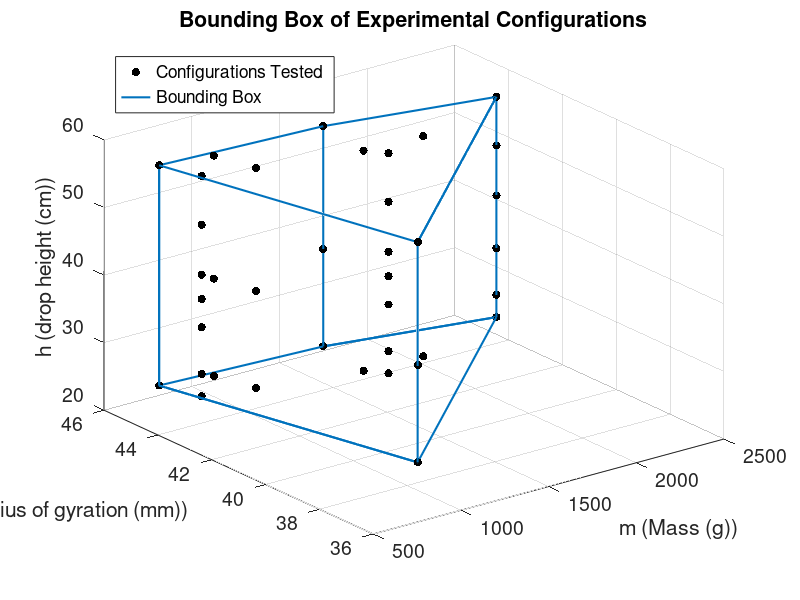

This figure's MATLAB source:
% This script creates a scatter plot of all the configurations tested in
% this experiment.
load configurations_04_12_trimmed_v_and_a;

configs=configurations_04_12_trimmed_v_and_a;

drop_height=[23.3,26.6,29.9,33.5,37.7,41.3,45.2,48.7,52.8,55.9]; % cm
passes=[];
mass=[];
r=[];
h_ID=[];

for m=1:length(configs)
    passes=[passes configs(m).passes];
    for n=1:configs(m).total_runs
        mass=[mass configs(m).m];
        r=[r configs(m).r];
        h_ID=[h_ID configs(m).h];
    end
end

h_actual=zeros(size(h_ID));
for m=1:length(h_actual)
    h_actual(m)=drop_height(h_ID(m));
end

scatter3(mass,r,h_actual,'filled','MarkerFaceColor','k');


boundingBox1=...
    [
        716.5,45.3632,23.3;
        716.5,45.3632,55.9;
        1044.4,37.8963,55.9;
        1044.4,37.8963,23.3;
        716.5,45.3632,23.3;
        1044.4,37.8963,23.3;
        2460.7,44.1993,23.3;
        2460.7,44.1993,55.9;
        1044.4,37.8963,55.9;
        2460.7,44.1993,55.9;
        1610.6,45.0921,55.9;
        1610.6,45.0921,23.3;
        2460.7,44.1993,23.3;
        1610.6,45.0921,23.3;
        716.5,45.3632,23.3;
        716.5,45.3632,55.9;
        1610.6,45.0921,55.9;
    ];

line(boundingBox1(1:size(boundingBox1,1),1),boundingBox1(1:size(boundingBox1,1),2),...
    boundingBox1(1:size(boundingBox1,1),3),'LineWidth',1.5);

l=legend('Configurations Tested','Bounding Box');
set(l,'Location','Northwest');

title('Bounding Box of Experimental Configurations');
xlabel('m (Mass (g))');
ylabel('r_g (Radius of gyration (mm))');
zlabel('h (drop height (cm))');
set(gca,'FontSize',14);